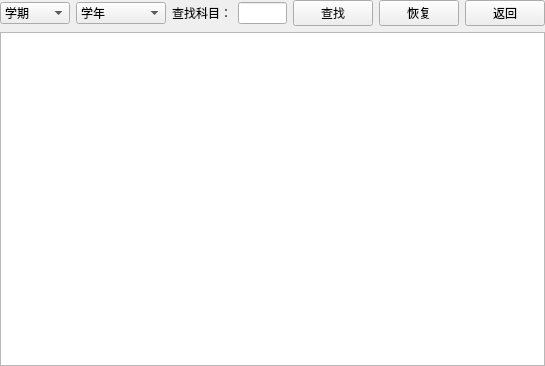
<?xml version="1.0" encoding="UTF-8"?>
<ui version="4.0">
 <class>UiStuScore</class>
 <widget class="QWidget" name="UiStuScore">
  <property name="geometry">
   <rect>
    <x>0</x>
    <y>0</y>
    <width>545</width>
    <height>366</height>
   </rect>
  </property>
  <property name="windowTitle">
   <string>Form</string>
  </property>
  <layout class="QVBoxLayout" name="verticalLayout">
   <property name="leftMargin">
    <number>0</number>
   </property>
   <property name="topMargin">
    <number>0</number>
   </property>
   <property name="rightMargin">
    <number>0</number>
   </property>
   <property name="bottomMargin">
    <number>0</number>
   </property>
   <item>
    <layout class="QHBoxLayout" name="horizontalLayout">
     <property name="topMargin">
      <number>0</number>
     </property>
     <item>
      <widget class="QComboBox" name="comboBox">
       <property name="minimumSize">
        <size>
         <width>70</width>
         <height>0</height>
        </size>
       </property>
       <item>
        <property name="text">
         <string>学期</string>
        </property>
       </item>
       <item>
        <property name="text">
         <string>大一上</string>
        </property>
       </item>
       <item>
        <property name="text">
         <string>大一下</string>
        </property>
       </item>
       <item>
        <property name="text">
         <string>大二上</string>
        </property>
       </item>
       <item>
        <property name="text">
         <string>大二下</string>
        </property>
       </item>
       <item>
        <property name="text">
         <string>大三上</string>
        </property>
       </item>
       <item>
        <property name="text">
         <string>大三下</string>
        </property>
       </item>
       <item>
        <property name="text">
         <string>大四上</string>
        </property>
       </item>
       <item>
        <property name="text">
         <string>大四下</string>
        </property>
       </item>
      </widget>
     </item>
     <item>
      <widget class="QComboBox" name="comboBox_2">
       <property name="minimumSize">
        <size>
         <width>90</width>
         <height>0</height>
        </size>
       </property>
       <item>
        <property name="text">
         <string>学年</string>
        </property>
       </item>
       <item>
        <property name="text">
         <string>第一学年</string>
        </property>
       </item>
       <item>
        <property name="text">
         <string>第二学年</string>
        </property>
       </item>
       <item>
        <property name="text">
         <string>第三学年</string>
        </property>
       </item>
       <item>
        <property name="text">
         <string>第四学年</string>
        </property>
       </item>
      </widget>
     </item>
     <item>
      <widget class="QLabel" name="label">
       <property name="text">
        <string>查找科目：</string>
       </property>
      </widget>
     </item>
     <item>
      <widget class="QLineEdit" name="lineEdit"/>
     </item>
     <item>
      <widget class="QPushButton" name="pushButton_2">
       <property name="sizePolicy">
        <sizepolicy hsizetype="Minimum" vsizetype="Fixed">
         <horstretch>0</horstretch>
         <verstretch>0</verstretch>
        </sizepolicy>
       </property>
       <property name="minimumSize">
        <size>
         <width>0</width>
         <height>25</height>
        </size>
       </property>
       <property name="text">
        <string>查找</string>
       </property>
      </widget>
     </item>
     <item>
      <widget class="QPushButton" name="pushButton_3">
       <property name="sizePolicy">
        <sizepolicy hsizetype="Minimum" vsizetype="Fixed">
         <horstretch>0</horstretch>
         <verstretch>0</verstretch>
        </sizepolicy>
       </property>
       <property name="minimumSize">
        <size>
         <width>0</width>
         <height>25</height>
        </size>
       </property>
       <property name="text">
        <string>恢复</string>
       </property>
      </widget>
     </item>
     <item>
      <widget class="QPushButton" name="pushButton">
       <property name="sizePolicy">
        <sizepolicy hsizetype="Minimum" vsizetype="Fixed">
         <horstretch>0</horstretch>
         <verstretch>0</verstretch>
        </sizepolicy>
       </property>
       <property name="minimumSize">
        <size>
         <width>0</width>
         <height>25</height>
        </size>
       </property>
       <property name="text">
        <string>返回</string>
       </property>
      </widget>
     </item>
    </layout>
   </item>
   <item>
    <widget class="QTableView" name="tableView"/>
   </item>
  </layout>
 </widget>
 <resources/>
 <connections/>
</ui>
